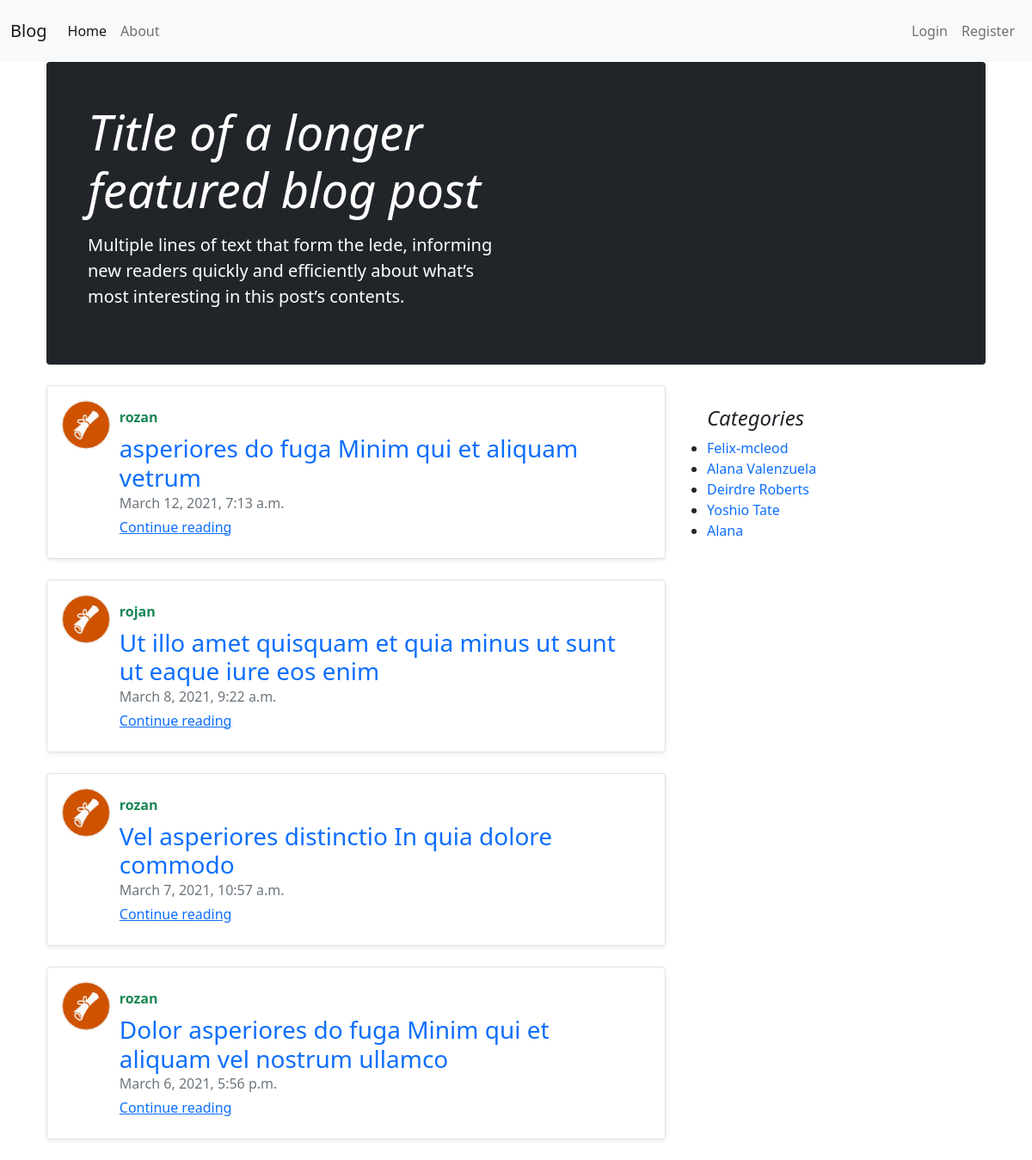
Screenshot of /blog/ with the database file from the repository.
### blog/models.py (models this page shows, shortened)
class Post(models.Model):
    title = models.CharField(max_length=100)
    content = models.TextField()
    date_posted = models.DateTimeField(auto_now_add=True)
    author = models.ForeignKey(User, on_delete=models.CASCADE)
    category = models.ForeignKey(Category, on_delete=models.CASCADE, null=True)

class Category(models.Model):
    name = models.CharField(max_length=255)
    slug = models.SlugField(max_length=255)

### users/models.py (models this page shows, shortened)
class Profile(models.Model):
    user = models.OneToOneField(User, on_delete=models.CASCADE)
    image = models.ImageField(upload_to='profile_pics', default='default.png')

### blog/views.py (the view)
# urls.py: path('', PostListView.as_view(), name = 'blog-home'),
class PostListView(ListView):
    model = Post
    template_name = 'blog/home.html'
    context_object_name = 'posts'
    ordering = ['-date_posted']

### basket/context_processors.py (called while the page is built)
def basket(request):
    return{
        'basket': Basket(request)
    }

### blog/context_processors.py (called while the page is built)
def cats(request):
    return {
        'catgs': Category.objects.all()
    }

### onlinestore/context_processors.py (called while the page is built)
def categories(request):
    return {
        'categories': Category.objects.all()
    }

### templates/blog/home.html (shortened to what this page needs)
{% extends './base.html' %}
{% block 'content' %}
<main class="container">
    <div class="p-4 p-md-5 mb-4 text-white rounded bg-dark">
        <div class="col-md-6 px-0">
            <h1 class="display-4 fst-italic">Title of a longer featured blog post</h1>
            <p class="lead my-3">Multiple lines of text that form the lede, informing new readers quickly and
                efficiently about what’s most interesting in this post’s contents.</p>
        </div>
    </div>
    <div class="row">
        <div class="col-md-8">
            {% for post in posts%}
            <div class="row g-0 border rounded overflow-hidden  mb-4 shadow-sm ">
                <div class="col-1">
                    <img class="bd-placeholder-img rounded-circle p-3" style="height:90px;"
                         src="{{post.author.profile.image.url}}" alt="">
                </div>
                <div class="col p-4 d-flex flex-column position-static">
                    <strong class="d-inline-block mb-2 text-success">{{post.author}}</strong>
                    <a href="{% url 'blog:show' post.id%}" style="text-decoration:none;"><h3 class="mb-0">
                        {{post.title}} </h3></a>
                    <div class="mb-1 text-muted"> {{post.date_posted}}</div>
                    <a href="{% url 'blog:show' post.id%}" class="">Continue reading</a>
                </div>
            </div>
            {% endfor %}
        </div>
        <div class="col-md-4">
            <div class="p-4">
                <h4 class="fst-italic">Categories</h4>
                <ul class="list-group list-group-flush">
                    {% for category in catgs %}
                    <li><a href="{% url 'blog:cat_posts' category.slug %}" style="text-decoration:none">{{category.name}}</a>
                    </li>
                    {% endfor %}
                </ul>
            </div>
        </div>
    </div>
</main>
{% endblock %}

### rows the page displays
Post: author.profile.image (picture), author "rozan", title "asperiores do fuga Minim qui et aliquam vetrum", date_posted "March 12, 2021, 7:13 a.m."
Post: author.profile.image (picture), author "rojan", title "Ut illo amet quisquam et quia minus ut sunt ut eaque iure eos enim", date_posted "March 8, 2021, 9:22 a.m."
Post: author.profile.image (picture), author "rozan", title "Vel asperiores distinctio In quia dolore commodo", date_posted "March 7, 2021, 10:57 a.m."
Post: author.profile.image (picture), author "rozan", title "Dolor asperiores do fuga Minim qui et aliquam vel nostrum ullamco", date_posted "March 6, 2021, 5:56 p.m."
Category: name "Felix-mcleod"
Category: name "Alana Valenzuela"
Category: name "Deirdre Roberts"
Category: name "Yoshio Tate"
Category: name "Alana"
